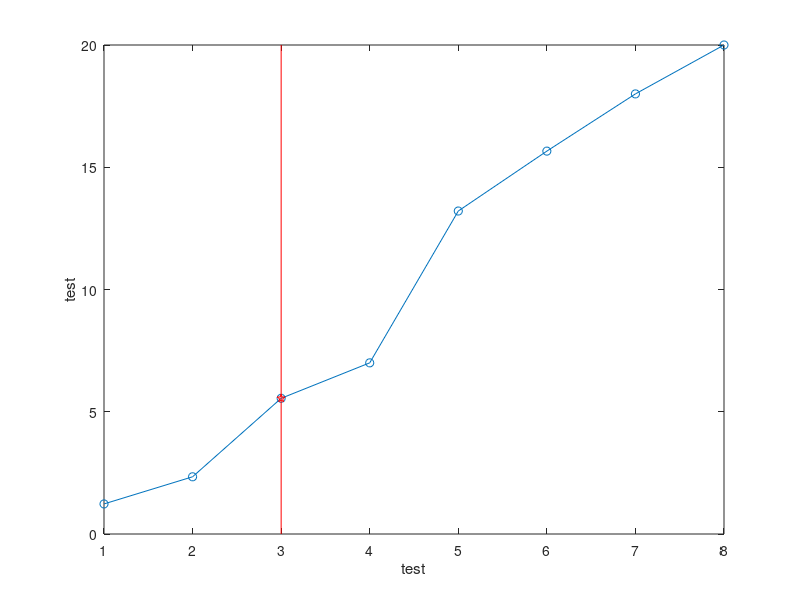

The MATLAB source for this figure:
%author: Kat Floerchinger
%First personal project or whatevaaaa 
%This script is the first and is only to see if I can get data from an
%excel sheet
clear all; close all; clc;
%% Calling the sheet
% folder = '/Users/laurieryan/MATLAB/Personal Projects/funkyjazzy2022 github/Spreadsheets/';
% filename = [folder 'SampleDataforYassified.xlsx'];
% xlRange = 'A1:C10';
% [num,txt,raw] = xlsread(filename,xlRange);
% T = table(raw);
% uitable('Data',T{:,:},'ColumnName',T.Properties.VariableNames,...
%     'RowName',T.Properties.RowNames,'Units', 'Normalized', 'Position',[0, 0, 1, 1]);
%% Trying to make a cool figure
a = [1.23, 2.34, 5.55, 7, 13.21, 15.66, 18, 20];
x = 1:size(a,2);
figure('Name', 'Simple plot', 'NumberTitle', 'off');
h=plot(x, a, '-o');
hold on                             % Plot additional information
plot(x(3), a(3), 'pr')              % Plot the point in red
plot([x(3); x(3)], ylim, '-r')      % Plot the vertical line in red
hold off                            % Stop adding plotted data
xlabel('test');
ylabel('test');